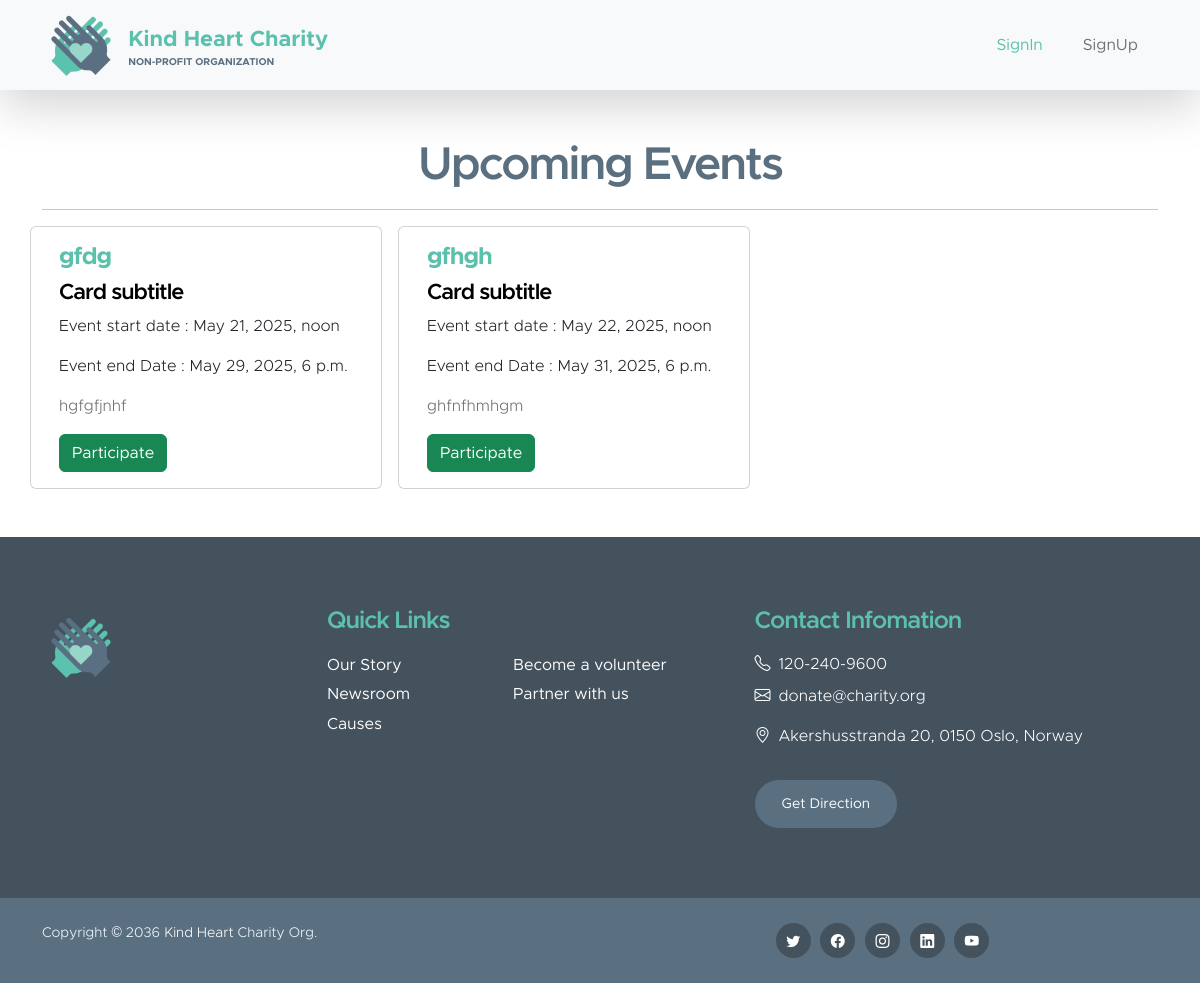
Page /volunteer-dashboard/ on the committed database.
### heart_charity/models.py (models this page shows, shortened)
class Event(models.Model):
    title = models.CharField(max_length=100)
    subtitle = models.CharField(max_length=100, blank=True)
    description = models.TextField()
    start_time = models.DateTimeField()
    end_time = models.DateTimeField()
    participant_count = models.PositiveIntegerField(default=0)

### heart_charity/views.py (the view, shortened to what this page needs)
# urls.py: path('volunteer-dashboard/', views.volunteer_dashboard, name='volunteer_dashboard'),
def volunteer_dashboard(request):
    upcoming_events = Event.objects.filter(start_time__gte=datetime.now()).order_by('start_time')
    return render(request, 'volunteer_dashboard.html', {'events': upcoming_events})

### heart_charity/templates/volunteer_dashboard.html (shortened to what this page needs)
{% extends 'base.html' %}
{% load static %}
{% block content %}
<div class="container">
    <center><h2>Upcoming Events</h2>
    </center><hr>
    <div class="row">
        {% for event in events %}
        <div class="card col-md-4 me-3" style="width: 22rem; " data-event-id="{{ event.id }}">
            <div class="card-body">
              <h5 class="card-title"><strong>{{ event.title }}</strong></h5>
              <h6 class="card-text ">Card subtitle</h6>
              <p class="card-text  text-dark ">Event start date : {{ event.start_time }}</p>
              <p class="card-text text-dark">Event end Date : {{ event.end_time }}</p>
              <p class="card-text">{{ event.description }}</p>
              <button href="#" class="btn btn-success ">Participate</button>
            </div>
          </div>
          {% endfor %}
    </div>
</div>
{% endblock %}

### heart_charity/static/css/templatemo-kind-heart-charity.css (style rules this page uses)
:root { --white-color: #ffffff; --primary-color: #5bc1ac; --secondary-color: #5a6f80; --section-bg-color: #f0f8ff; --site-footer-bg-color: #44525d; --custom-btn-bg-color: #597081; --custom-btn-bg-hover-color: #5bc1ac; --dark-color: #000000; --p-color: #717275; --border-color: #e9eaeb; --body-font-family: 'Metropolis', sans-serif; --h1-font-size: 52px; --h2-font-size: 46px; --h3-font-size: 32px; --h4-font-size: 28px; --h5-font-size: 24px; --h6-font-size: 22px; --p-font-size: 16px; --btn-font-size: 18px; --copyright-font-size: 14px; --border-radius-large: 100px; --border-radius-medium: 20px; --border-radius-small: 10px; --font-weight-light: 300; --font-weight-normal: 400; --font-weight-semibold: 600; --font-weight-bold: 700; }
body { background-color: var(--white-color); font-family: var(--body-font-family); }
h2, h3, h4, h5, h6 { color: var(--dark-color); }
h1, h2, h3, h4, h5, h6 { font-weight: var(--font-weight-semibold); letter-spacing: -1px; }
h2 { color: var(--secondary-color); font-size: var(--h2-font-size); letter-spacing: -2px; }
h5 { color: var(--primary-color); font-size: var(--h5-font-size); }
h6 { font-size: var(--h6-font-size); }
p { color: var(--p-color); font-size: var(--p-font-size); font-weight: var(--font-weight-light); }
a, button { touch-action: manipulation; transition: all 0.3s; }
b, strong { font-weight: var(--font-weight-bold); }

### rows in the picture
Event: title "gfdg", start_time "May 21, 2025, noon", end_time "May 29, 2025, 6 p.m.", description "hgfgfjnhf"
Event: title "gfhgh", start_time "May 22, 2025, noon", end_time "May 31, 2025, 6 p.m.", description "ghfnfhmhgm"
